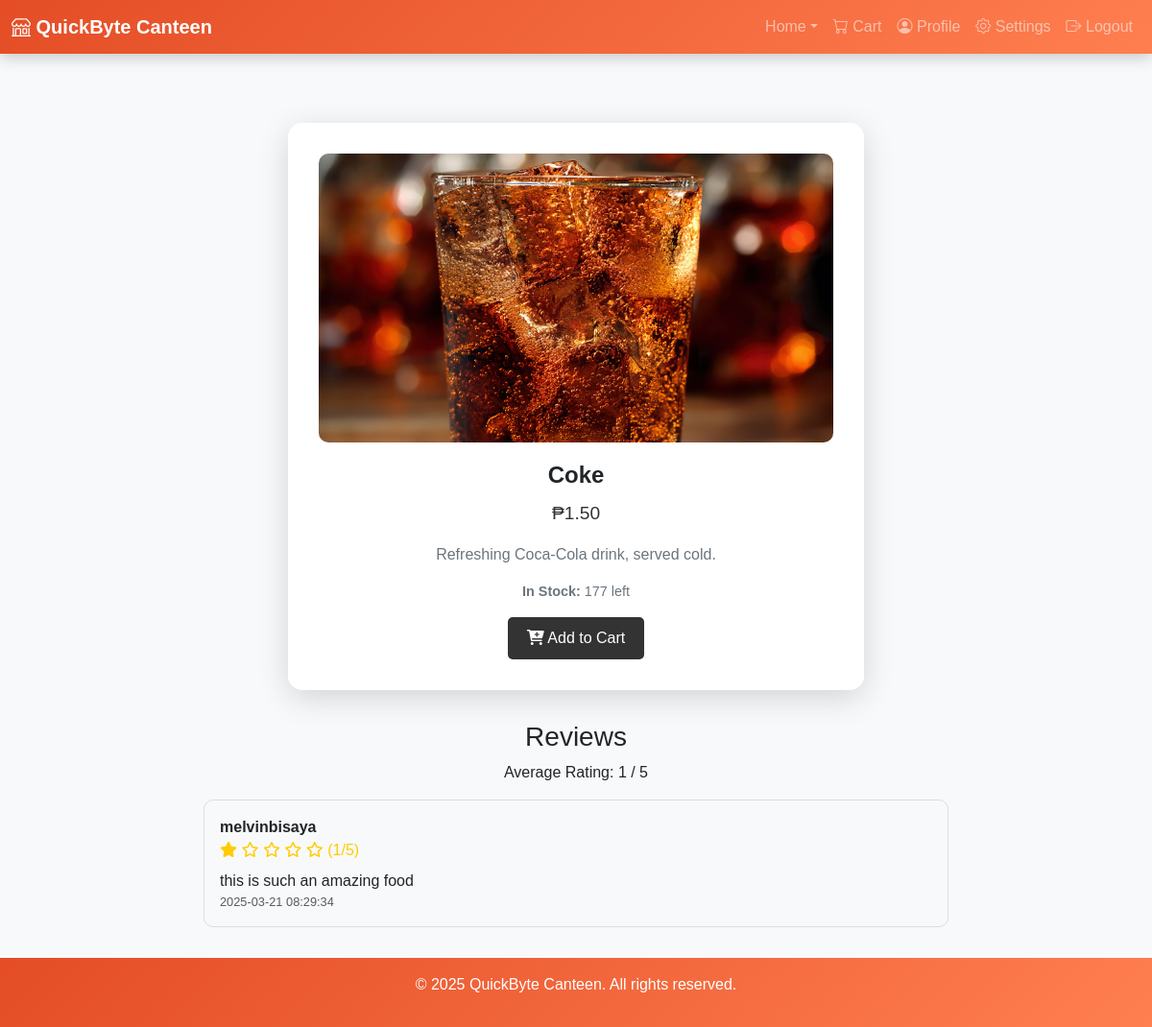
The app's page /user/product_details.php?item_id=3 (signed in) with its own data.
### tables this page shows
CREATE TABLE IF NOT EXISTS `inventory` (
  `inventory_id` int(11) NOT NULL AUTO_INCREMENT,
  `stall_id` int(11) NOT NULL,
  `product_id` int(11) NOT NULL,
  `quantity` int(11) NOT NULL,
  `expiry_date` timestamp NOT NULL DEFAULT current_timestamp() ON UPDATE current_timestamp(),
  `last_updated` timestamp NOT NULL DEFAULT current_timestamp() ON UPDATE current_timestamp(),
  PRIMARY KEY (`inventory_id`),
  KEY `item_id` (`product_id`),
  KEY `connect_stall` (`stall_id`)
);

CREATE TABLE IF NOT EXISTS `menu_items` (
  `item_id` int(11) NOT NULL AUTO_INCREMENT,
  `name` varchar(100) NOT NULL,
  `price` decimal(10,2) NOT NULL,
  `category` enum('Snacks','Drinks','Meals') NOT NULL,
  `availability` tinyint(1) DEFAULT 1,
  `image_path` varchar(255) NOT NULL DEFAULT 'default.jpg',
  `stall_id` int(11) NOT NULL,
  `description` text DEFAULT NULL,
  PRIMARY KEY (`item_id`),
  KEY `stall_id` (`stall_id`)
);

CREATE TABLE IF NOT EXISTS `feedback` (
  `feedback_id` int(11) NOT NULL AUTO_INCREMENT,
  `user_id` int(11) NOT NULL,
  `stall_id` int(11) NOT NULL,
  `rating` int(11) DEFAULT NULL CHECK (`rating` between 1 and 5),
  `comment` text DEFAULT NULL,
  `created_at` timestamp NOT NULL DEFAULT current_timestamp(),
  PRIMARY KEY (`feedback_id`),
  KEY `user_id` (`user_id`),
  KEY `stall_id` (`stall_id`)
);

CREATE TABLE IF NOT EXISTS `users` (
  `user_id` int(11) NOT NULL AUTO_INCREMENT,
  `name` varchar(100) NOT NULL,
  `email` varchar(100) NOT NULL,
  `password` varchar(255) NOT NULL,
  `role` enum('Student','Retailer','Admin') DEFAULT NULL,
  `phone` varchar(15) DEFAULT NULL,
  `address` varchar(255) DEFAULT NULL,
  `status` tinyint(1) NOT NULL DEFAULT 1,
  `image_path` varchar(255) DEFAULT 'images/default-profile.jpg',
  `email_unique` varchar(255) GENERATED ALWAYS AS (case when `email` = 'ad123min@gmail.com' then NULL else `email` end) STORED,
  PRIMARY KEY (`user_id`),
  UNIQUE KEY `email` (`email`),
  UNIQUE KEY `email_unique` (`email_unique`),
  UNIQUE KEY `unique_email_constraint` (`email`,`role`)
);

### user/product_details.php (the view, shortened to what this page needs)
<?php
include '../config.php';
$item_id = intval($_GET['item_id']);
$sql = "
    SELECT m.item_id, m.name, m.price, m.category, m.image_path, m.description, m.stall_id, i.quantity AS quantity_in_stock
    FROM menu_items m
    LEFT JOIN inventory i ON m.item_id = i.product_id
    WHERE m.item_id = ?
";
$stmt = $con->prepare($sql);
$stmt->bind_param("i", $item_id);
$stmt->execute();
$result = $stmt->get_result();
$product = $result->fetch_assoc();
$sql_reviews = "
    SELECT f.feedback_id, f.rating, f.comment, f.created_at, f.user_id, u.name AS reviewer_name
    FROM feedback f
    JOIN users u ON f.user_id = u.user_id
    WHERE f.stall_id = ?
    ORDER BY f.created_at DESC
";
$stmt_reviews = $con->prepare($sql_reviews);
$stmt_reviews->bind_param("i", $product['stall_id']);
$stmt_reviews->execute();
$result_reviews = $stmt_reviews->get_result();
$reviews = $result_reviews->fetch_all(MYSQLI_ASSOC);
$countReviews = count($reviews);
$totalRating = 0;
foreach ($reviews as $review) {
    $totalRating += $review['rating'];
}
$averageRating = $countReviews > 0 ? round($totalRating / $countReviews, 1) : 0;
?>
<!DOCTYPE html>
<html lang="en">
<head>
    <link rel="stylesheet" href="https://cdn.jsdelivr.net/npm/bootstrap@5.3.0-alpha1/dist/css/bootstrap.min.css">
    <link rel="stylesheet" href="https://cdn.jsdelivr.net/npm/bootstrap-icons/font/bootstrap-icons.min.css">
    <link rel="stylesheet" href="https://cdnjs.cloudflare.com/ajax/libs/font-awesome/6.0.0-beta3/css/all.min.css">
</head>
<body>
    <nav class="navbar navbar-expand-lg navbar-dark fixed-top">
        <div class="container-fluid">
            <a class="navbar-brand" href="index.php"><i class="bi bi-shop"></i> QuickByte Canteen</a>
            <div class="collapse navbar-collapse" id="navbarNav">
                <ul class="navbar-nav ms-auto">
                    <li class="nav-item dropdown">
                        <a class="nav-link dropdown-toggle" href="index.php" id="navbarDropdown" role="button"
                           data-bs-toggle="dropdown" aria-expanded="false">Home</a>
                    </li>
                    <li class="nav-item"><a class="nav-link" href="cart.php"><i class="bi bi-cart"></i> Cart</a></li>
                    <li class="nav-item"><a class="nav-link" href="user_profile.php"><i class="bi bi-person-circle"></i> Profile</a></li>
                    <li class="nav-item"><a class="nav-link" href="settings.php"><i class="bi bi-gear"></i> Settings</a></li>
                    <li class="nav-item"><a class="nav-link" href="../auth/logout.php"><i class="bi bi-box-arrow-right"></i> Logout</a></li>
                </ul>
            </div>
        </div>
    </nav>
    <div class="container mt-5 pt-5">
        <div class="product-card">
            <div class="product-image">
                <img src="<?php echo htmlspecialchars($product['image_path']); ?>" alt="<?php echo htmlspecialchars($product['name']); ?>">
            </div>
            <div class="product-name"><?php echo htmlspecialchars($product['name']); ?></div>
            <div class="product-price">₱<?php echo number_format($product['price'], 2); ?></div>
            <div class="product-description"><?php echo htmlspecialchars($product['description'] ?? 'No description available.'); ?></div>
            <p class="stock-info">
                <?php if ($product['quantity_in_stock'] > 0): ?>
                    <strong>In Stock:</strong> <?php echo $product['quantity_in_stock']; ?> left
                <?php else: ?>
                    <strong>Sold Out</strong>
                <?php endif; ?>
            </p>
            <button
                class="<?php echo $product['quantity_in_stock'] > 0 ? 'btn-add-cart' : 'btn-sold-out'; ?>"
                onclick="addToCart(<?php echo $product['item_id']; ?>)"
                <?php echo $product['quantity_in_stock'] <= 0 ? 'disabled' : ''; ?>
            >
                <?php echo $product['quantity_in_stock'] > 0 ? '<i class="fas fa-cart-plus"></i> Add to Cart' : 'Sold Out'; ?>
            </button>
        </div>
    </div>
    <div class="container reviews-section">
        <h3 class="text-center">Reviews</h3>
        <?php if ($countReviews > 0): ?>
            <p class="text-center">Average Rating: <?php echo $averageRating; ?> / 5</p>
            <?php foreach ($reviews as $review): ?>
                <div class="review-card">
                    <div class="reviewer-name"><?php echo htmlspecialchars($review['reviewer_name']); ?></div>
                    <div class="review-rating">
                        <?php
                            $fullStars = floor($review['rating']);
                            for ($i = 0; $i < $fullStars; $i++) {
                                echo '<i class="fas fa-star"></i> ';
                            }
                            for ($i = $fullStars; $i < 5; $i++) {
                                echo '<i class="far fa-star"></i> ';
                            }
                        ?>
                        (<?php echo htmlspecialchars($review['rating']); ?>/5)
                    </div>
                    <div class="review-comment"><?php echo nl2br(htmlspecialchars($review['comment'])); ?></div>
                    <div class="text-muted" style="font-size: 0.8rem;"><?php echo htmlspecialchars($review['created_at']); ?></div>
                </div>
            <?php endforeach; ?>
        <?php else: ?>
            <p class="text-center">No reviews yet. Be the first to review this product!</p>
        <?php endif; ?>
    </div>
    <footer>
        <p>&copy; 2025 QuickByte Canteen. All rights reserved.</p>
    </footer>
</body>
</html>

### user/product_details.php (style rules this page uses)
body { background-color: #f8f9fa; min-height: 100vh; font-family: 'Poppins', sans-serif; }
.navbar { background: linear-gradient(135deg, #e44d26, #ff7f50); box-shadow: 0 4px 15px rgba(0,0,0,0.2); }
.navbar-brand { font-weight: bold; }
.product-card { background: rgba(255, 255, 255, 0.95); border-radius: 15px; box-shadow: 0 8px 32px rgba(0,0,0,0.15); padding: 2rem; text-align: center; max-width: 600px; margin: 2rem auto; }
.product-image img { max-width: 100%; height: auto; border-radius: 10px; margin-bottom: 1rem; cursor: pointer; transition: transform 0.3s ease; }
.product-name { font-size: 1.5rem; font-weight: bold; margin-bottom: 0.5rem; }
.product-price { font-size: 1.2rem; color: #333; margin-bottom: 1rem; }
.product-description { font-size: 1rem; color: #6c757d; margin-bottom: 1rem; }
.stock-info { font-size: 0.9em; color: #6c757d; margin-bottom: 1rem; }
.btn-add-cart { background-color: #333; color: white; border: none; border-radius: 5px; padding: 10px 20px; cursor: pointer; transition: opacity 0.3s ease; }
.reviews-section { margin-top: 2rem; max-width: 800px; margin-left: auto; margin-right: auto; }
.review-card { border: 1px solid #ddd; border-radius: 10px; padding: 1rem; margin-bottom: 1rem; }
.reviewer-name { font-weight: bold; }
.review-rating { color: #ffcc00; }
.review-comment { margin-top: 0.5rem; }
footer { background: linear-gradient(135deg, #e44d26, #ff7f50); color: white; text-align: center; padding: 1rem 0; margin-top: 2rem; }

### records on screen
inventory: product.image_path (picture), product.name "Coke", product.price "1.50", product.description "Refreshing Coca-Cola drink, served cold.", quantity "177"
feedback: user.name "melvinbisaya", rating "1", comment "this is such an amazing food", created_at "2025-03-21 08:29:34"

### other values on screen
$averageRating "1"
